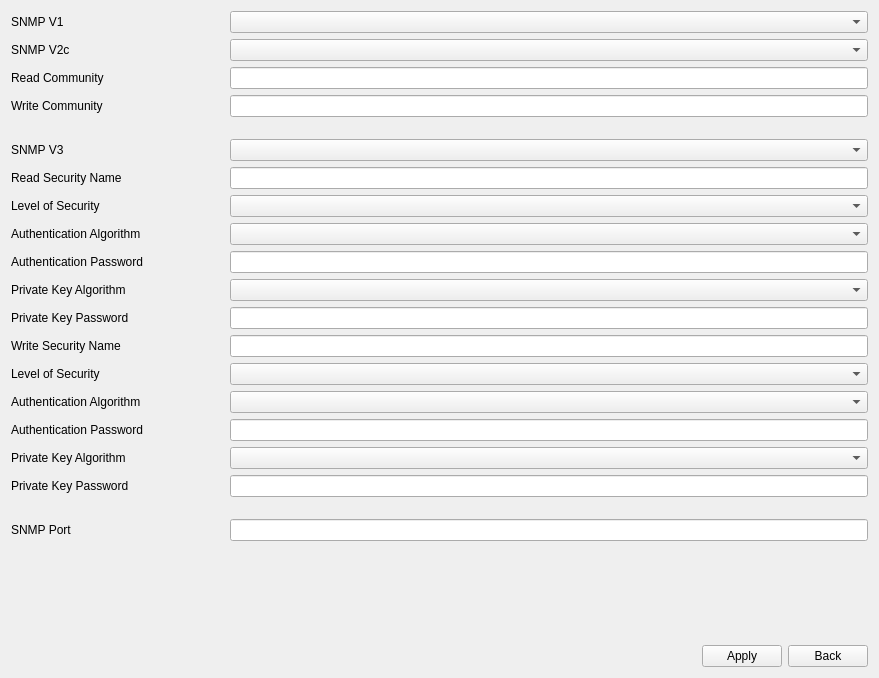
<?xml version="1.0" encoding="UTF-8"?>
<ui version="4.0">
 <class>NetworkPageSNMP</class>
 <widget class="QWidget" name="NetworkPageSNMP">
  <property name="geometry">
   <rect>
    <x>0</x>
    <y>0</y>
    <width>879</width>
    <height>678</height>
   </rect>
  </property>
  <property name="windowTitle">
   <string>Form</string>
  </property>
  <layout class="QVBoxLayout" name="verticalLayout">
   <item>
    <layout class="QGridLayout" name="gridLayout">
     <item row="0" column="0">
      <widget class="QLabel" name="label_snmpv1">
       <property name="sizePolicy">
        <sizepolicy hsizetype="Preferred" vsizetype="Preferred">
         <horstretch>1</horstretch>
         <verstretch>0</verstretch>
        </sizepolicy>
       </property>
       <property name="text">
        <string>SNMP V1</string>
       </property>
      </widget>
     </item>
     <item row="0" column="1">
      <widget class="ComboBox" name="comboBox_snmpv1Enable">
       <property name="sizePolicy">
        <sizepolicy hsizetype="Preferred" vsizetype="Fixed">
         <horstretch>3</horstretch>
         <verstretch>0</verstretch>
        </sizepolicy>
       </property>
      </widget>
     </item>
     <item row="1" column="0">
      <widget class="QLabel" name="label_snmpv2c">
       <property name="text">
        <string>SNMP V2c</string>
       </property>
      </widget>
     </item>
     <item row="1" column="1">
      <widget class="ComboBox" name="comboBox_snmpv2cEnable"/>
     </item>
     <item row="2" column="0">
      <widget class="QLabel" name="label_readCommunity">
       <property name="text">
        <string>Read Community</string>
       </property>
      </widget>
     </item>
     <item row="2" column="1">
      <widget class="MyLineEdit" name="lineEdit_readCommunity"/>
     </item>
     <item row="3" column="0">
      <widget class="QLabel" name="label_writeCommunity">
       <property name="text">
        <string>Write Community</string>
       </property>
      </widget>
     </item>
     <item row="3" column="1">
      <widget class="MyLineEdit" name="lineEdit_writeCommunity"/>
     </item>
    </layout>
   </item>
   <item>
    <widget class="QWidget" name="widget" native="true">
     <property name="minimumSize">
      <size>
       <width>0</width>
       <height>10</height>
      </size>
     </property>
    </widget>
   </item>
   <item>
    <layout class="QGridLayout" name="gridLayout_2">
     <item row="4" column="1">
      <widget class="MyLineEdit" name="lineEdit_rdAuthPsw"/>
     </item>
     <item row="5" column="0">
      <widget class="QLabel" name="label_rdPrivKeyAlgo">
       <property name="text">
        <string>Private Key Algorithm</string>
       </property>
      </widget>
     </item>
     <item row="6" column="1">
      <widget class="MyLineEdit" name="lineEdit_rdPrivKeyPsw"/>
     </item>
     <item row="1" column="0">
      <widget class="QLabel" name="label_rdSecurityName">
       <property name="sizePolicy">
        <sizepolicy hsizetype="Preferred" vsizetype="Preferred">
         <horstretch>1</horstretch>
         <verstretch>0</verstretch>
        </sizepolicy>
       </property>
       <property name="text">
        <string>Read Security Name</string>
       </property>
      </widget>
     </item>
     <item row="10" column="1">
      <widget class="MyLineEdit" name="lineEdit_wrAuthPsw"/>
     </item>
     <item row="9" column="0">
      <widget class="QLabel" name="label_wrAuthAlgo">
       <property name="text">
        <string>Authentication Algorithm</string>
       </property>
      </widget>
     </item>
     <item row="1" column="1">
      <widget class="MyLineEdit" name="lineEdit_rdSecurityName"/>
     </item>
     <item row="0" column="0">
      <widget class="QLabel" name="label_snmpv3">
       <property name="sizePolicy">
        <sizepolicy hsizetype="Preferred" vsizetype="Preferred">
         <horstretch>1</horstretch>
         <verstretch>0</verstretch>
        </sizepolicy>
       </property>
       <property name="text">
        <string>SNMP V3</string>
       </property>
      </widget>
     </item>
     <item row="9" column="1">
      <widget class="ComboBox" name="comboBox_wrAuthAlgo"/>
     </item>
     <item row="8" column="0">
      <widget class="QLabel" name="label_wrLevelOfsecurity">
       <property name="text">
        <string>Level of Security</string>
       </property>
      </widget>
     </item>
     <item row="0" column="1">
      <widget class="ComboBox" name="comboBox_snmpv3Enable">
       <property name="sizePolicy">
        <sizepolicy hsizetype="Preferred" vsizetype="Fixed">
         <horstretch>3</horstretch>
         <verstretch>0</verstretch>
        </sizepolicy>
       </property>
      </widget>
     </item>
     <item row="4" column="0">
      <widget class="QLabel" name="label_rdAuthPsw">
       <property name="text">
        <string>Authentication Password</string>
       </property>
      </widget>
     </item>
     <item row="6" column="0">
      <widget class="QLabel" name="label_rdPrivKeyPsw">
       <property name="text">
        <string>Private Key Password</string>
       </property>
      </widget>
     </item>
     <item row="11" column="1">
      <widget class="ComboBox" name="comboBox_wrPrivKeyAlgo"/>
     </item>
     <item row="2" column="1">
      <widget class="ComboBox" name="comboBox_rdLevelOfSecurity"/>
     </item>
     <item row="11" column="0">
      <widget class="QLabel" name="label_wrPrivKeyAlgo">
       <property name="text">
        <string>Private Key Algorithm</string>
       </property>
      </widget>
     </item>
     <item row="3" column="0">
      <widget class="QLabel" name="label_rdAuthAlgo">
       <property name="text">
        <string>Authentication Algorithm</string>
       </property>
      </widget>
     </item>
     <item row="3" column="1">
      <widget class="ComboBox" name="comboBox_rdAuthAlgo"/>
     </item>
     <item row="8" column="1">
      <widget class="ComboBox" name="comboBox_wrLevelOfsecurity"/>
     </item>
     <item row="7" column="1">
      <widget class="MyLineEdit" name="lineEdit_wrSecurityName"/>
     </item>
     <item row="7" column="0">
      <widget class="QLabel" name="label_wrSecurityName">
       <property name="text">
        <string>Write Security Name</string>
       </property>
      </widget>
     </item>
     <item row="2" column="0">
      <widget class="QLabel" name="label_rdLevelOfSecurity">
       <property name="text">
        <string>Level of Security</string>
       </property>
      </widget>
     </item>
     <item row="10" column="0">
      <widget class="QLabel" name="label_wrAuthPsw">
       <property name="text">
        <string>Authentication Password</string>
       </property>
      </widget>
     </item>
     <item row="12" column="0">
      <widget class="QLabel" name="label_wrPrivKeyPsw">
       <property name="text">
        <string>Private Key Password</string>
       </property>
      </widget>
     </item>
     <item row="12" column="1">
      <widget class="MyLineEdit" name="lineEdit_wrPrivKeyPsw"/>
     </item>
     <item row="5" column="1">
      <widget class="ComboBox" name="comboBox_rdPrivKeyAlgo"/>
     </item>
    </layout>
   </item>
   <item>
    <widget class="QWidget" name="widget_2" native="true">
     <property name="minimumSize">
      <size>
       <width>0</width>
       <height>10</height>
      </size>
     </property>
    </widget>
   </item>
   <item>
    <layout class="QGridLayout" name="gridLayout_3">
     <item row="0" column="0">
      <widget class="QLabel" name="label_snmpPort">
       <property name="sizePolicy">
        <sizepolicy hsizetype="Preferred" vsizetype="Preferred">
         <horstretch>1</horstretch>
         <verstretch>0</verstretch>
        </sizepolicy>
       </property>
       <property name="text">
        <string>SNMP Port</string>
       </property>
      </widget>
     </item>
     <item row="0" column="1">
      <widget class="MyLineEdit" name="lineEdit_snmpPort">
       <property name="sizePolicy">
        <sizepolicy hsizetype="Expanding" vsizetype="Fixed">
         <horstretch>3</horstretch>
         <verstretch>0</verstretch>
        </sizepolicy>
       </property>
      </widget>
     </item>
    </layout>
   </item>
   <item>
    <spacer name="verticalSpacer">
     <property name="orientation">
      <enum>Qt::Vertical</enum>
     </property>
     <property name="sizeHint" stdset="0">
      <size>
       <width>20</width>
       <height>40</height>
      </size>
     </property>
    </spacer>
   </item>
   <item>
    <layout class="QHBoxLayout" name="horizontalLayout">
     <item>
      <spacer name="horizontalSpacer">
       <property name="orientation">
        <enum>Qt::Horizontal</enum>
       </property>
       <property name="sizeHint" stdset="0">
        <size>
         <width>40</width>
         <height>20</height>
        </size>
       </property>
      </spacer>
     </item>
     <item>
      <widget class="QPushButton" name="pushButton_apply">
       <property name="text">
        <string>Apply</string>
       </property>
      </widget>
     </item>
     <item>
      <widget class="QPushButton" name="pushButton_back">
       <property name="text">
        <string>Back</string>
       </property>
      </widget>
     </item>
    </layout>
   </item>
  </layout>
 </widget>
 <customwidgets>
  <customwidget>
   <class>ComboBox</class>
   <extends>QComboBox</extends>
   <header>combobox.h</header>
  </customwidget>
  <customwidget>
   <class>MyLineEdit</class>
   <extends>QLineEdit</extends>
   <header>mylineedit.h</header>
  </customwidget>
 </customwidgets>
 <resources/>
 <connections/>
</ui>
